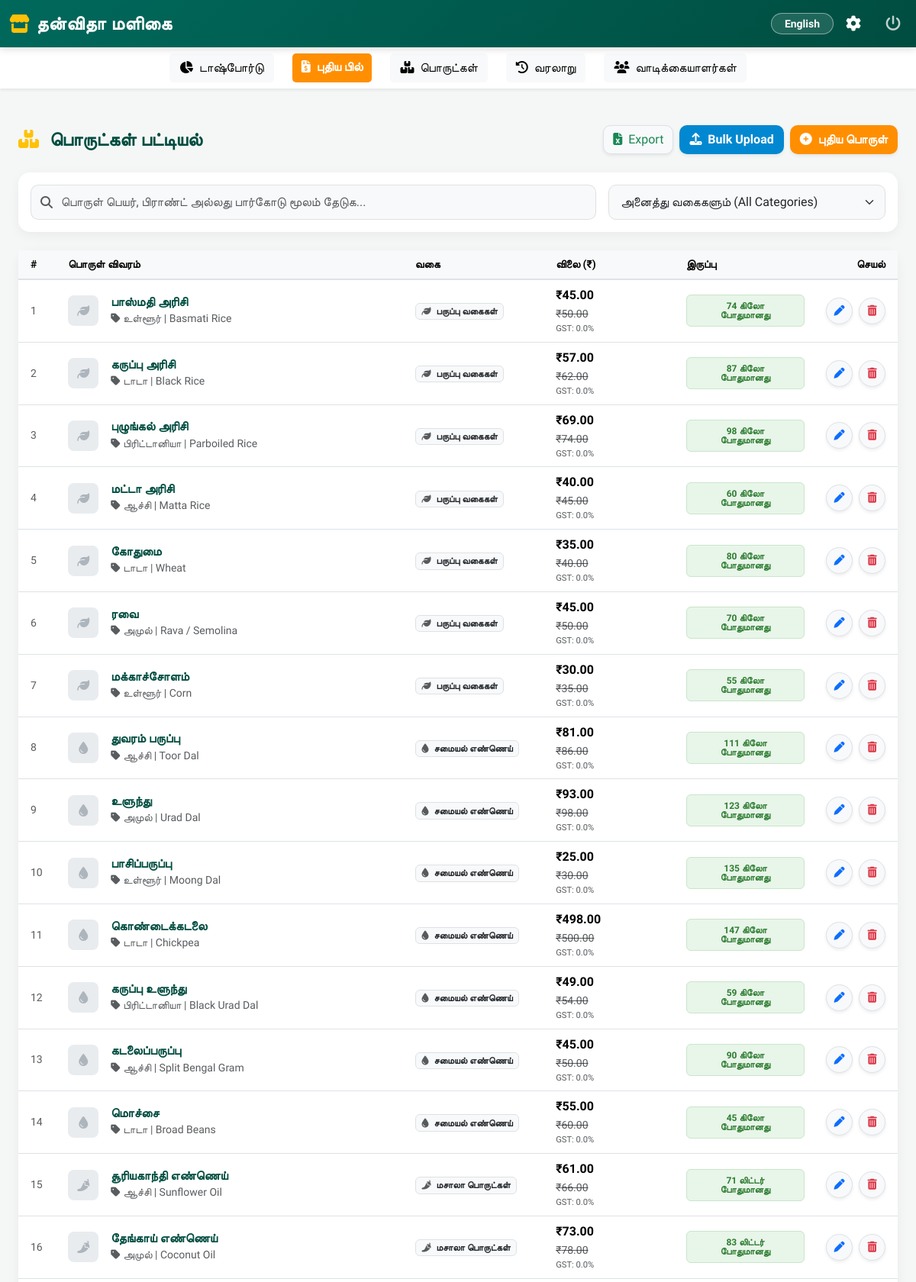
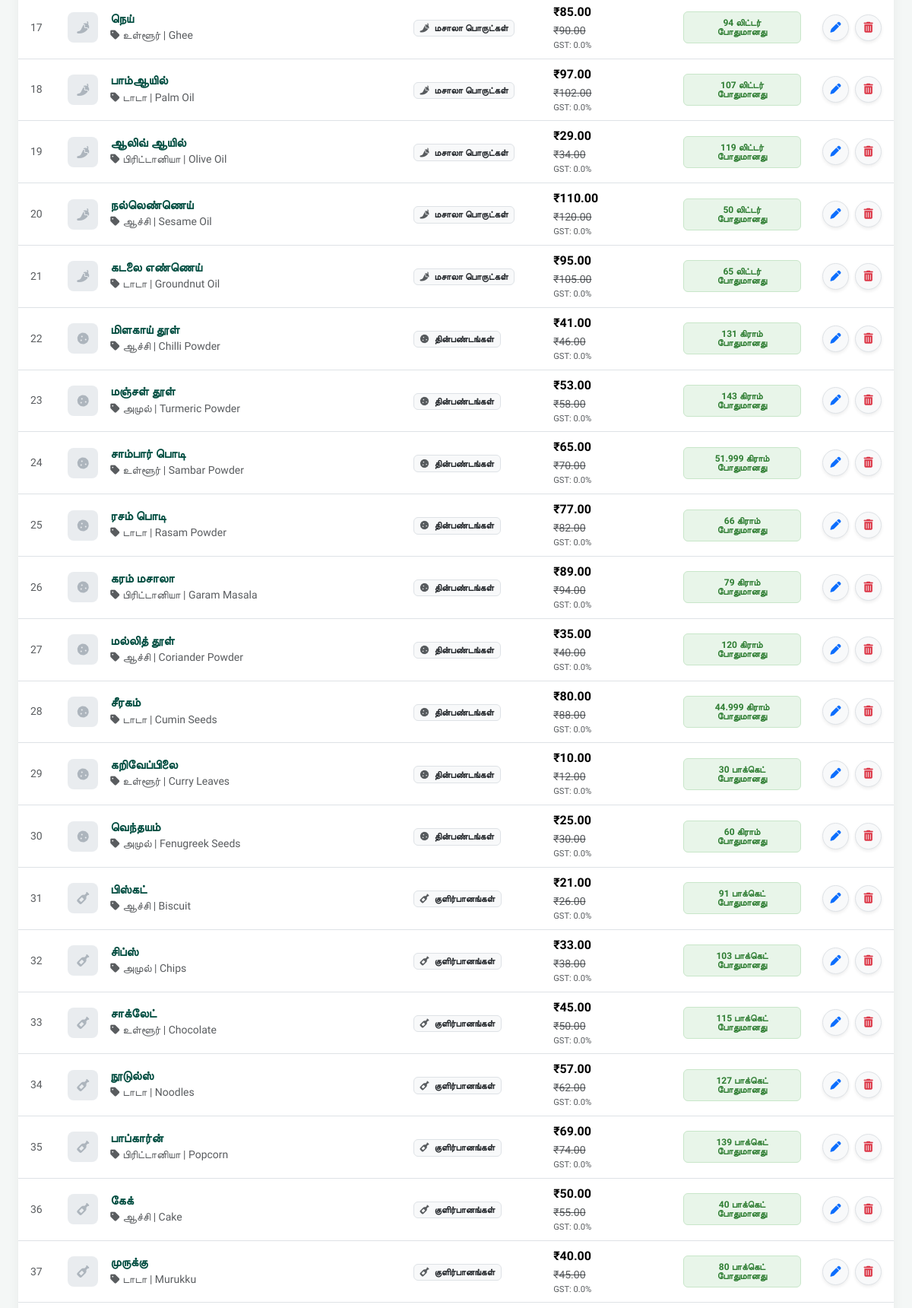
The app's page /admin/products (signed in, upper part) with its own data (2 pictures, top to bottom).
### models.py (models this page shows)
class Product(db.Model):
    __tablename__ = 'product'
    id = db.Column(db.Integer, primary_key=True)
    name_ta = db.Column(db.String(100), nullable=False)
    name_en = db.Column(db.String(100), nullable=False)
    description_ta = db.Column(db.String(200))
    description_en = db.Column(db.String(200))
    price = db.Column(db.Float, nullable=False)
    mrp = db.Column(db.Float, nullable=False)  # Maximum Retail Price
    unit = db.Column(db.String(20), nullable=False)  # கிராம், கிலோ, லிட்டர், பீஸ், சிறு பாக்கெட்
    stock_quantity = db.Column(db.Integer, default=0)
    min_stock_alert = db.Column(db.Integer, default=10)
    category_id = db.Column(db.Integer, db.ForeignKey('category.id'), nullable=False)
    brand = db.Column(db.String(100), index=True)  # Brand name
    gst_percentage = db.Column(db.Float, default=5)  # GST rate
    is_active = db.Column(db.Boolean, default=True)
    barcode = db.Column(db.String(50), unique=True, index=True) # Added index for fast scanning
    barcode_image = db.Column(db.String(200))
    expiry_date = db.Column(db.Date)  # For expiry tracking
    created_at = db.Column(db.DateTime, default=datetime.utcnow)
    updated_at = db.Column(db.DateTime, default=datetime.utcnow, onupdate=datetime.utcnow)

class Category(db.Model):
    __tablename__ = 'category'
    id = db.Column(db.Integer, primary_key=True)
    name_ta = db.Column(db.String(100), nullable=False)
    name_en = db.Column(db.String(100), nullable=False)
    icon = db.Column(db.String(50), default='fas fa-box')  # FontAwesome icon
    color = db.Column(db.String(20), default='#2ecc71')    # Category color
    keywords = db.Column(db.Text)  # Search keywords
    description = db.Column(db.String(200))
    created_at = db.Column(db.DateTime, default=datetime.utcnow)
    products = db.relationship('Product', backref='category', lazy=True)

### app.py (the view)
@app.route('/admin/products')
@login_required
def admin_products():
    products = Product.query.all()
    return render_template('admin/products.html', products=products)

### app.py (called while the page is built)
@login_manager.user_loader
def load_user(user_id):
    return User.query.get(int(user_id))

### templates/admin/products.html (shortened to what this page needs)
{% extends "base.html" %}
{% block content %}
<div class="container-fluid mt-2 mb-5">
    <div class="d-flex flex-wrap justify-content-between align-items-center mb-4 gap-2">
        <h4 class="mb-0 fw-bold" style="color: var(--shop-primary-dark);">
            <i class="fas fa-boxes-stacked text-warning me-2"></i> பொருட்கள் பட்டியல்
        </h4>
        <div class="d-flex gap-2 flex-wrap">
            <a href="{{ url_for('export_products') }}" class="btn btn-light border text-success shadow-sm" style="border-radius: 10px;">
                <i class="fas fa-file-excel me-1"></i> <span class="d-none d-md-inline">Export</span>
            </a>
            <button type="button" class="btn text-white shadow-sm fw-bold" style="background-color: #0288D1; border-radius: 10px;" data-bs-toggle="modal" data-bs-target="#bulkUploadModal">
                <i class="fas fa-upload me-1"></i> Bulk Upload
            </button>
            <a href="{{ url_for('add_product') }}" class="btn text-white shadow-sm fw-bold" style="background-color: var(--shop-accent); border-radius: 10px;">
                <i class="fas fa-plus-circle me-1"></i> புதிய பொருள்
            </a>
        </div>
    </div>
    <div class="card custom-card mb-4">
        <div class="card-body p-3">
            <div class="row g-3">
                <div class="col-md-8">
                    <div class="input-group">
                        <span class="input-group-text bg-light border-end-0" style="border-radius: 10px 0 0 10px;">
                            <i class="fas fa-search text-muted"></i>
                        </span>
                        <input type="text" id="searchInput" class="form-control filter-control border-start-0 ps-0"
                               placeholder="பொருள் பெயர், பிராண்ட் அல்லது பார்கோடு மூலம் தேடுக..."
                               style="border-radius: 0 10px 10px 0;" autocomplete="off">
                    </div>
                </div>
                <div class="col-md-4">
                    <select id="categoryFilter" class="form-select filter-control">
                        <option value="">அனைத்து வகைகளும் (All Categories)</option>
                        {% set categories = [] %}
                    </select>
                </div>
            </div>
        </div>
    </div>
    <div class="card custom-card">
        <div class="card-body p-0">
            <div class="table-responsive">
                <table class="table table-hover align-middle mb-0" id="productsTable">
                    <thead class="table-light text-muted small">
                        <tr>
                            <th class="ps-3 d-none d-md-table-cell" width="5%">#</th>
                            <th width="40%">பொருள் விவரம்</th>
                            <th class="d-none d-md-table-cell" width="15%">வகை</th>
                            <th width="15%">விலை (₹)</th>
                            <th width="15%">இருப்பு</th>
                            <th class="text-end pe-3" width="10%">செயல்</th>
                        </tr>
                    </thead>
                    <tbody>
                        {% for product in products %}
                        <tr class="product-row">
                            <td class="ps-3 d-none d-md-table-cell text-muted small">{{ loop.index }}</td>
                            <td>
                                <div class="d-flex align-items-center">
                                    <div class="product-img-placeholder me-3 d-none d-sm-flex">
                                        {% if product.category and product.category.icon %}
                                            <i class="{{ product.category.icon }}"></i>
                                        {% else %}
                                            <i class="fas fa-box"></i>
                                        {% endif %}
                                    </div>
                                    <div>
                                        <h6 class="mb-0 fw-bold product-name" style="color: var(--shop-primary-dark);" data-name-ta="{{ product.name_ta }}" data-name-en="{{ product.name_en }}">
                                        </h6>
                                        <small class="text-muted product-brand">
                                            {% if product.brand %}<i class="fas fa-tag me-1"></i>{{ product.brand }} | {% endif %}
                                            {{ product.name_en }}
                                        </small>
                                    </div>
                                </div>
                            </td>
                            <td class="d-none d-md-table-cell">
                                <span class="badge bg-light text-dark border product-category" data-category-ta="{{ product.category.name_ta if product.category else 'à®ªà¯Šà®¤à¯' }}" data-category-en="{{ product.category.name_en if product.category else 'General' }}">
                                    <i class="{{ product.category.icon }} text-muted me-1" if product.category></i>
                                </span>
                            </td>
                            <td>
                                <div class="fw-bold fs-6">₹{{ "%.2f"|format(product.price) }}</div>
                                {% if product.mrp > product.price %}
                                    <small class="text-muted text-decoration-line-through">₹{{ "%.2f"|format(product.mrp) }}</small>
                                {% endif %}
                                <div class="text-muted" style="font-size: 0.7rem;">GST: {{ product.gst_percentage }}%</div>
                            </td>
                            <td>
                                {% if product.stock_quantity <= 0 %}
                                    <span class="badge stock-out w-100 py-2">இருப்பு இல்லை<br>Out of Stock</span>
                                {% elif product.stock_quantity <= product.min_stock_alert %}
                                    <span class="badge stock-low w-100 py-2">{{ product.stock_quantity }} {{ product.unit }}<br>குறைவாக உள்ளது</span>
                                {% else %}
                                    <span class="badge stock-ok w-100 py-2">{{ product.stock_quantity }} {{ product.unit }}<br>போதுமானது</span>
                                {% endif %}
                            </td>
                            <td class="text-end pe-3">
                                <a href="{{ url_for('edit_product', id=product.id) }}" class="btn btn-sm btn-light border text-primary rounded-circle shadow-sm me-1" style="width: 35px; height: 35px; padding: 6px;" title="திருத்துக (Edit)">
                                    <i class="fas fa-pen"></i>
                                </a>
                                <form action="{{ url_for('delete_product', id=product.id) }}" method="POST" class="d-inline" onsubmit="return confirm('நிச்சயமாக இந்த பொருளை நீக்க விரும்புகிறீர்களா? (கவனிக்க: பழைய பில்களில் உள்ள பொருட்கள் நீக்கப்படாது)');">
                                    <button type="submit" class="btn btn-sm btn-light border text-danger rounded-circle shadow-sm" style="width: 35px; height: 35px; padding: 6px;" title="நீக்குக (Delete)">
                                        <i class="fas fa-trash-alt"></i>
                                    </button>
                                </form>
                            </td>
                        </tr>
                        {% endfor %}
                    </tbody>
                </table>
            </div>
        </div>
    </div>
</div>
{% endblock %}

### static/css/style.css (style rules this page uses)
body { font-family: 'Hind Madurai', sans-serif; background-color: #f8f9fa; }
.card { border-radius: 10px; box-shadow: 0 2px 4px rgba(0,0,0,0.1); margin-bottom: 20px; }
.btn { border-radius: 5px; font-weight: 500; }
.table { background-color: white; border-radius: 10px; }
.table thead th { background-color: #f8f9fa; border-bottom: 2px solid #dee2e6; font-weight: 600; }
.form-control, .form-select { border-radius: 5px; border: 1px solid #ced4da; }

### templates/base.html (style rules this page uses)
:root { --shop-primary: #00695C; --shop-primary-dark: #004D40; --shop-accent: #FF8F00; --shop-bg: #F4F7F6; }
body { background-color: var(--shop-bg); padding-bottom: 80px; }
@media (min-width: 992px) { body { padding-bottom: 0; } }

### templates/admin/products.html (style rules this page uses)
.custom-card { border: none; border-radius: 15px; box-shadow: 0 4px 15px rgba(0,0,0,0.05); }
.filter-control { border-radius: 10px; border: 1px solid #e0e0e0; background-color: #f8f9fa; padding: 10px 15px; }
.product-img-placeholder { width: 40px; height: 40px; background-color: #e9ecef; border-radius: 8px; display: flex; align-items: center; justify-content: center; color: #adb5bd; }
.stock-ok { background-color: #e8f5e9; color: #2e7d32; border: 1px solid #c8e6c9; }

### records on screen
Product: brand "உள்ளூர்", name_en "Basmati Rice", price "45.00", mrp "50.00", gst_percentage "0.0", stock_quantity "74", unit "கிலோ"
Product: brand "டாடா", name_en "Black Rice", price "57.00", mrp "62.00", gst_percentage "0.0", stock_quantity "87", unit "கிலோ"
Product: brand "பிரிட்டானியா", name_en "Parboiled Rice", price "69.00", mrp "74.00", gst_percentage "0.0", stock_quantity "98", unit "கிலோ"
Product: brand "ஆச்சி", name_en "Matta Rice", price "40.00", mrp "45.00", gst_percentage "0.0", stock_quantity "60", unit "கிலோ"
Product: brand "டாடா", name_en "Wheat", price "35.00", mrp "40.00", gst_percentage "0.0", stock_quantity "80", unit "கிலோ"
Product: brand "அமுல்", name_en "Rava / Semolina", price "45.00", mrp "50.00", gst_percentage "0.0", stock_quantity "70", unit "கிலோ"
Product: brand "உள்ளூர்", name_en "Corn", price "30.00", mrp "35.00", gst_percentage "0.0", stock_quantity "55", unit "கிலோ"
Product: brand "ஆச்சி", name_en "Toor Dal", price "81.00", mrp "86.00", gst_percentage "0.0", stock_quantity "111", unit "கிலோ"
Product: brand "அமுல்", name_en "Urad Dal", price "93.00", mrp "98.00", gst_percentage "0.0", stock_quantity "123", unit "கிலோ"
Product: brand "உள்ளூர்", name_en "Moong Dal", price "25.00", mrp "30.00", gst_percentage "0.0", stock_quantity "135", unit "கிலோ"
Product: brand "டாடா", name_en "Chickpea", price "498.00", mrp "500.00", gst_percentage "0.0", stock_quantity "147", unit "கிலோ"
Product: brand "பிரிட்டானியா", name_en "Black Urad Dal", price "49.00", mrp "54.00", gst_percentage "0.0", stock_quantity "59", unit "கிலோ"
Product: brand "ஆச்சி", name_en "Split Bengal Gram", price "45.00", mrp "50.00", gst_percentage "0.0", stock_quantity "90", unit "கிலோ"
Product: brand "டாடா", name_en "Broad Beans", price "55.00", mrp "60.00", gst_percentage "0.0", stock_quantity "45", unit "கிலோ"
Product: brand "ஆச்சி", name_en "Sunflower Oil", price "61.00", mrp "66.00", gst_percentage "0.0", stock_quantity "71", unit "லிட்டர்"
Product: brand "அமுல்", name_en "Coconut Oil", price "73.00", mrp "78.00", gst_percentage "0.0", stock_quantity "83", unit "லிட்டர்"
Product: brand "உள்ளூர்", name_en "Ghee", price "85.00", mrp "90.00", gst_percentage "0.0", stock_quantity "94", unit "லிட்டர்"
Product: brand "டாடா", name_en "Palm Oil", price "97.00", mrp "102.00", gst_percentage "0.0", stock_quantity "107", unit "லிட்டர்"
Product: brand "பிரிட்டானியா", name_en "Olive Oil", price "29.00", mrp "34.00", gst_percentage "0.0", stock_quantity "119", unit "லிட்டர்"
Product: brand "ஆச்சி", name_en "Sesame Oil", price "110.00", mrp "120.00", gst_percentage "0.0", stock_quantity "50", unit "லிட்டர்"
Product: brand "டாடா", name_en "Groundnut Oil", price "95.00", mrp "105.00", gst_percentage "0.0", stock_quantity "65", unit "லிட்டர்"
Product: brand "ஆச்சி", name_en "Chilli Powder", price "41.00", mrp "46.00", gst_percentage "0.0", stock_quantity "131", unit "கிராம்"
Product: brand "அமுல்", name_en "Turmeric Powder", price "53.00", mrp "58.00", gst_percentage "0.0", stock_quantity "143", unit "கிராம்"
Product: brand "உள்ளூர்", name_en "Sambar Powder", price "65.00", mrp "70.00", gst_percentage "0.0", stock_quantity "51.999", unit "கிராம்"
Product: brand "டாடா", name_en "Rasam Powder", price "77.00", mrp "82.00", gst_percentage "0.0", stock_quantity "66", unit "கிராம்"
Product: brand "பிரிட்டானியா", name_en "Garam Masala", price "89.00", mrp "94.00", gst_percentage "0.0", stock_quantity "79", unit "கிராம்"
Product: brand "ஆச்சி", name_en "Coriander Powder", price "35.00", mrp "40.00", gst_percentage "0.0", stock_quantity "120", unit "கிராம்"
Product: brand "டாடா", name_en "Cumin Seeds", price "80.00", mrp "88.00", gst_percentage "0.0", stock_quantity "44.999", unit "கிராம்"
Product: brand "உள்ளூர்", name_en "Curry Leaves", price "10.00", mrp "12.00", gst_percentage "0.0", stock_quantity "30", unit "பாக்கெட்"
Product: brand "அமுல்", name_en "Fenugreek Seeds", price "25.00", mrp "30.00", gst_percentage "0.0", stock_quantity "60", unit "கிராம்"
Product: brand "ஆச்சி", name_en "Biscuit", price "21.00", mrp "26.00", gst_percentage "0.0", stock_quantity "91", unit "பாக்கெட்"
Product: brand "அமுல்", name_en "Chips", price "33.00", mrp "38.00", gst_percentage "0.0", stock_quantity "103", unit "பாக்கெட்"
Product: brand "உள்ளூர்", name_en "Chocolate", price "45.00", mrp "50.00", gst_percentage "0.0", stock_quantity "115", unit "பாக்கெட்"
Product: brand "டாடா", name_en "Noodles", price "57.00", mrp "62.00", gst_percentage "0.0", stock_quantity "127", unit "பாக்கெட்"
Product: brand "பிரிட்டானியா", name_en "Popcorn", price "69.00", mrp "74.00", gst_percentage "0.0", stock_quantity "139", unit "பாக்கெட்"
Product: brand "ஆச்சி", name_en "Cake", price "50.00", mrp "55.00", gst_percentage "0.0", stock_quantity "40", unit "பாக்கெட்"
Product: brand "டாடா", name_en "Murukku", price "40.00", mrp "45.00", gst_percentage "0.0", stock_quantity "80", unit "பாக்கெட்"
